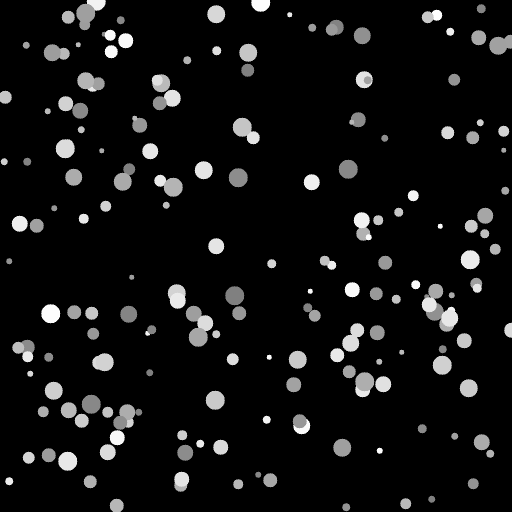
#> input picture pic/cell_sample.png, 1024 x 1024 px (shown at 1/2 size)
$ python 'Under sampling adding noise.py'
#> lines starting #> are read from the running program, lines starting #| are printed output that depends on the picture
import numpy as np
import matplotlib.pyplot as plt
from numpy.fft import fft2, ifft2, fftshift, ifftshift
from PIL import Image
from skimage.metrics import structural_similarity as ssim
from skimage.transform import downscale_local_mean

def load_and_normalize_image(filepath):
#> called with filepath = 'pic/cell_sample.png'
    image = Image.open(filepath).convert('L')
#> image is the input picture: PIL image 1024x1024 L; min 0, max 254, mean 18.2
    grayscale_data = np.array(image, dtype=np.float32)
    return (grayscale_data - grayscale_data.min()) / (grayscale_data.max() - grayscale_data.min())

def plot_image(amplitude,):
    plt.figure(figsize=(6, 6))
    plt.imshow(amplitude, cmap='gray')
    plt.colorbar(label="Amplitude")
    plt.title(f"Amplitude")
    plt.axis('off')
    plt.show()

def bandlimit_filter(image, pixelSize):
#> called with pixelSize = 1.6e-06
    N = image.shape[0]
#> N = 1024
    F = fftshift(fft2(image))
    k = np.arange(N) - N / 2
#> k = 1024 values from -512 to 511
    f = k / (N * pixelSize)
#> f = 1024 values from -312500 to 311889.6
    FX, FY = np.meshgrid(f, f)
    f_magnitude = np.sqrt(FX ** 2 + FY ** 2)
    #  Nyquist frequency
    f_max = 343750 # 1 / (2 * pixelSize)
    mask = f_magnitude <= f_max
    F_filtered = F * mask
    image_filtered = ifft2(ifftshift(F_filtered))
    return image_filtered

def Transfer_function(W, H, distance, wavelength, pixelSize, numPixels):
#> called with distance = 0.005, wavelength = 5.32e-07, pixelSize = 4e-07, numPixels = 1024
    FX = W / (pixelSize * numPixels)
    FY = H / (pixelSize * numPixels)
    k = 2 * np.pi / wavelength
    square_root = np.sqrt(1 - (wavelength ** 2 * FX ** 2) - (wavelength ** 2 * FY ** 2))
    valid_mask = (wavelength ** 2 * FX ** 2 + wavelength ** 2 * FY ** 2) <= 1
#> valid_mask: shape (1024, 1024) bool; every value is 1
    square_root[~valid_mask] = 0
    temp = np.exp(1j * k * distance * square_root)
    return temp

def angular_spectrum_method(field, pixelSize, distance, W, H, numPixels):
    GT = fftshift(fft2(ifftshift(field)))
    transfer = Transfer_function(W, H, distance, 532e-9, pixelSize, numPixels)
    gt_prime = fftshift(ifft2(ifftshift(GT * transfer)))
    return gt_prime

# --- IPR ---
def IPR(Measured_amplitude, distance, k_max, convergence_threshold, pixelSize, W, H, numPixels, amp_field_after):
    update_phase = []
    last_field = None
    rms_errors = []
    ssim_errors = []

    for k in range(k_max):
        # a) Sensor plane
        if k == 0:
            phase0 = np.zeros(Measured_amplitude.shape)
            field1 = Measured_amplitude * np.exp(1j * phase0)
        else:
            field1 = Measured_amplitude * np.exp(1j * update_phase[k - 1])
        # b) Backpropagation and apply constraint
        field2 = angular_spectrum_method(field1, pixelSize, -distance, W, H, numPixels)
        phase_field2 = np.angle(field2)  # phase
        amp_field2 = np.abs(field2)  # amplitude
        abso = -np.log(amp_field2 + 1e-8) #1e-8 to prevent 0 value
        # Apply constraints
        abso[abso < 0] = 0
        phase_field2[abso < 0] = 0
        amp_field2 = np.exp(-abso)
        field22 = amp_field2 * np.exp(1j * phase_field2)
        # c) Forward propagation
        field3 = angular_spectrum_method(field22, pixelSize, distance, W, H, numPixels)
        amp_field3 = np.abs(field3)
        phase_field3 = np.angle(field3)
        update_phase.append(phase_field3)

        # d) Backpropagate to get the image
        field4 = angular_spectrum_method(field3, pixelSize, -distance, W, H, numPixels)
        amp_field4 = np.abs(field4)
        last_field = field4
        # Error calculation
        if k > 0:
            rms_error = np.sqrt(np.mean((amp_field_after - amp_field4) ** 2))
            rms_errors.append(rms_error)
            print(f"Iteration {k}: RMS Error = {rms_error}")

            ssim_value = ssim(amp_field_after, amp_field4, data_range=amp_field_after.max() - amp_field_after.min())
            ssim_errors.append(ssim_value)
            print(f"Iteration {k}: SSIM = {ssim_value}")

            # threshold
            if rms_error < convergence_threshold:
                print(f"Converged at iteration {k}")
                return last_field, rms_errors, ssim_errors
    # Draw RMS
    plt.subplot(2, 1, 1)
    plt.plot(rms_errors, 'r-', linewidth=2, label='RMS Error')
    plt.title('Convergence Analysis')
    plt.ylabel('RMS Error')
    plt.grid(True, linestyle='--', alpha=0.7)
    plt.legend()
    # Draw SSIM
    plt.subplot(2, 1, 2)
    plt.plot(ssim_errors, 'b-', linewidth=2, label='SSIM')
    plt.xlabel('Iteration')
    plt.ylabel('SSIM')
    plt.grid(True, linestyle='--', alpha=0.7)
    plt.legend()
    plt.tight_layout()
    plt.savefig('convergence_metrics.png', dpi=300)
    plt.show()
    return last_field, rms_errors, ssim_errors

#----------------------------------------Divided Line-------------------------------------------

# --- Read image ---
object = load_and_normalize_image('pic/cell_sample.png')

# --- Set pixel size of the image and sensor ---
sensor_pixel_sizes = [0.4e-6, 1.6e-6]  # 1µm for image, 1.6µm for sensor
numPixels_image = 1024  # The dimension of the image
FOV = numPixels_image * sensor_pixel_sizes[0]  # Calculate image's FOV
z2 = 0.005  # Sample to sensor distance

# --- Define the spatial grid ---
x = np.arange(numPixels_image) - numPixels_image / 2 - 1
y = np.arange(numPixels_image) - numPixels_image / 2 - 1
W, H = np.meshgrid(x, y)

# --- Filter the image before forward propagation ---
object_filtered = bandlimit_filter(object, sensor_pixel_sizes[1])
am_object_filtered = np.abs(object_filtered)
am_object = np.abs(object)

# [13 lines of commented-out code are left out]
am = np.exp(-1.6 * object_filtered)
ph0 = 3
ph = ph0 * object_filtered
object_field = am * np.exp(1j * ph)
am_object_field = np.abs(object_field)
# plot_image(am_object_field)

# --- Acquire the hologram ---
hologram_field = angular_spectrum_method(object_field, sensor_pixel_sizes[0], z2, W, H, 1024)
am_hologram = np.abs(hologram_field)
# plot_image(am_hologram)

# --- Downsample the hologram based on the sensor pixel size ---
undersample_factor = int(sensor_pixel_sizes[1] / sensor_pixel_sizes[0])
am_undersampled_hologram = downscale_local_mean(am_hologram, (undersample_factor, undersample_factor))
# plot_image(am_undersampled_hologram)
am_object_field_down = downscale_local_mean(am_object_field, (undersample_factor, undersample_factor))
plot_image(am_object_field_down)


# --- Create the sensor grid ---
numPixels_sensor = am_undersampled_hologram.shape[0]
#> numPixels_sensor = 256
x_sen = np.arange(numPixels_sensor) - numPixels_sensor / 2 - 1
#> x_sen = 256 values from -129 to 126
y_sen = np.arange(numPixels_sensor) - numPixels_sensor / 2 - 1
#> y_sen = 256 values from -129 to 126
W_sen, H_sen = np.meshgrid(x_sen, y_sen)

# --- Adding noise ---
# At first, I will just consider the white Guassian noise. If nothing wrong then I will go deeper.
scaling_factor = 8000 # Assume full well capacity is 8000e-
ideal_intensity = (am_undersampled_hologram ** 2) * scaling_factor # Transform intensity to the scale of photons or electrons
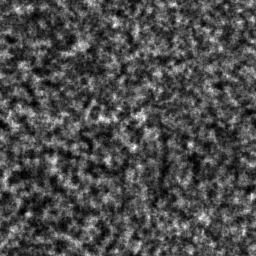
#> ideal_intensity: shape (256, 256) float64; min 124.3, max 24114.1, mean 7261.9; drawn with min black and max white
noise_electrons = 750 # Choose the number of noise electrons
noise_standard = noise_electrons / scaling_factor # Transform noise form scale of electrons to scale of intensity
white_Gaussian_noise = np.random.normal(0, noise_standard, ideal_intensity.shape) # Simulate the noise
am_hologram_with_noise = am_undersampled_hologram + white_Gaussian_noise
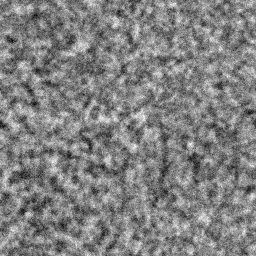
#> am_hologram_with_noise: shape (256, 256) float64; min -0.0398, max 1.86, mean 0.925; drawn with min black and max white

# --- Calculate SNR ---
noise_power = np.mean(white_Gaussian_noise ** 2)
#> noise_power = 0.00871
signal_power = np.mean(am_undersampled_hologram ** 2)
#> signal_power = 0.908
SNR = 10 * np.log10(signal_power / noise_power)
#> SNR = 20.18


# --- Reconstruction based on IPR algo ---
rec_field, rms_errors, ssim_errors = IPR(am_hologram_with_noise, z2, 400, 1.5e-20, sensor_pixel_sizes[1], W_sen, H_sen, numPixels_sensor, am_object_field_down)
#> the loop in IPR, `for k in range(k_max):` made 400 passes
#> (rms_error, ssim_value) on passes 2 to 13: (0.111, 0.419), (0.107, 0.433), (0.105, 0.443), (0.103, 0.451), (0.102, 0.457), (0.101, 0.462), (0.0999, 0.467), (0.0993, 0.47), (0.0988, 0.474), (0.0985, 0.476), (0.0982, 0.479), (0.098, 0.481)
#> (printed output is left out)
#> pass 1, in Transfer_function (call 2), `FX = W / (pixelSize * numPixels)`:
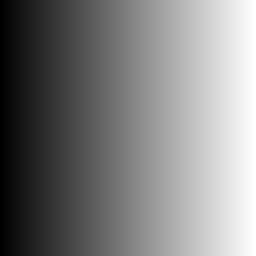
#> FX: shape (256, 256) float64; min -314941.4, max 307617.2, mean -3662.1; drawn with min black and max white
#> pass 1, in Transfer_function (call 2), `FY = H / (pixelSize * numPixels)`:
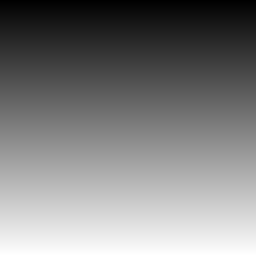
#> FY: shape (256, 256) float64; min -314941.4, max 307617.2, mean -3662.1; drawn with min black and max white
#> after the loop in IPR, `for k in range(k_max):`:
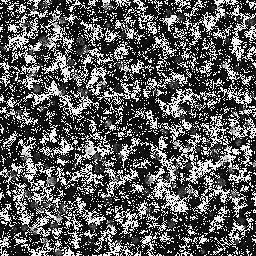
#> phase_field2: shape (256, 256) float64; min -3.14, max 3.14, mean -0.889; drawn with min black and max white
#> after the loop in IPR, `for k in range(k_max):`: rms_errors = 399 values, max 0.119 at index 398, min 0.0977 at index 15, mean 0.113; ssim_errors = 399 values, max 0.511 at index 117, min 0.419 at index 0, mean 0.507; update_phase = 400 items
#> in IPR, `plt.savefig('convergence_metrics.png', dpi=300)`:
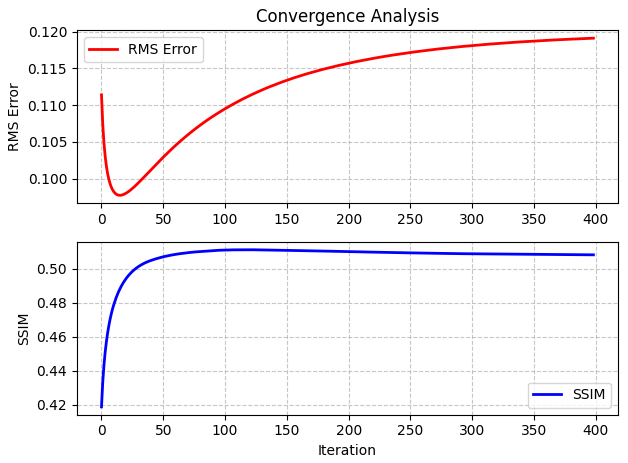
#> figure drawn by matplotlib, 2 panels; panel 1: curve peaks at x = 398, y = 0.119; panel 2: curve peaks at x = 117, y = 0.511
am_rec_field = np.abs(rec_field)
plot_image(am_rec_field)
#> in plot_image (call 2), `plt.show()`:
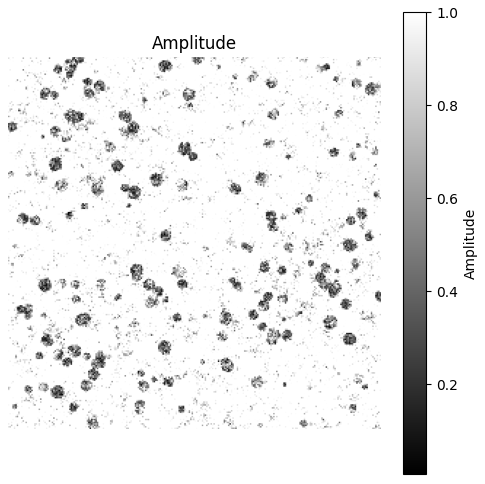
#> figure drawn by matplotlib, 2 panels
print("SNR is %f dB" % SNR)

$ run again, with pic/circle.png copied over pic/cell_sample.png
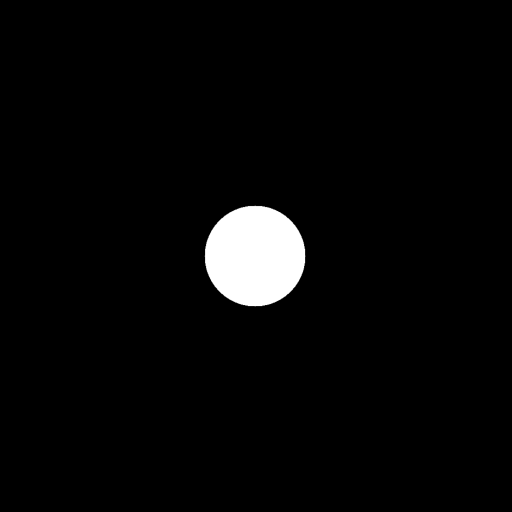
#> input picture pic/circle.png, 1024 x 1024 px (shown at 1/2 size)
#> valid_mask: shape (1024, 1024) bool; every value is 1
#> signal_power = 0.971
#> SNR = 20.47
#> the loop in IPR, `for k in range(k_max):` made 400 passes
#> (rms_error, ssim_value) on passes 2 to 9: (0.0861, 0.325), (0.0844, 0.327), (0.0834, 0.329), (0.0828, 0.331), (0.0823, 0.333), (0.082, 0.336), (0.0819, 0.338), (0.0817, 0.34)
#> (printed output is left out)
#> after the loop in IPR, `for k in range(k_max):`:
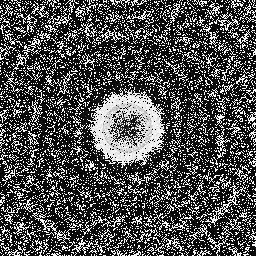
#> phase_field2: shape (256, 256) float64; min -3.14, max 3.14, mean -1.12; drawn with min black and max white
#> after the loop in IPR, `for k in range(k_max):`: rms_errors = 399 values, max 0.103 at index 398, min 0.0816 at index 10, mean 0.0949; ssim_errors = 399 values from 0.325 to 0.549; update_phase = 400 items
#> `rec_field, rms_errors, ssim_errors = IPR(am_hologram_with_noise, z2, 4..`: ssim_errors = 399 values from 0.325 to 0.549
#> in plot_image (call 2), `plt.show()`:
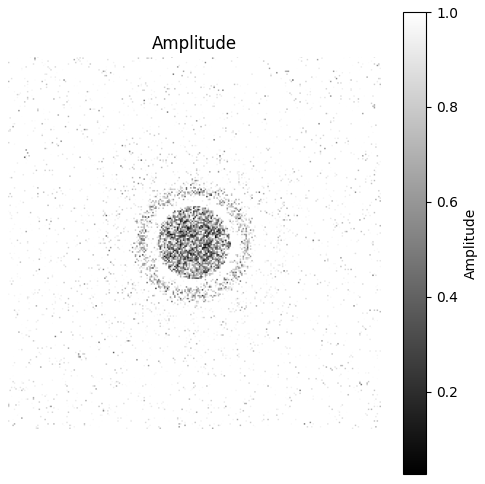
#> figure drawn by matplotlib, 2 panels
